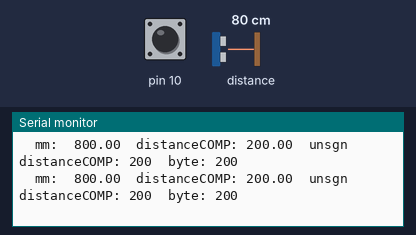
Simulated run of this sketch. Board: Arduino Uno, built with avr-gcc and run on an emulated ATmega328P. Parts: the last lines printed to the serial monitor. The inputs (shaded band) are chosen by the test bench; at power-on: distance to the obstacle 80 cm, pin 10 HIGH.

Above: at 1.2 s.
1.3 s: distance to the obstacle set to 2 cm
At 1.47 s:
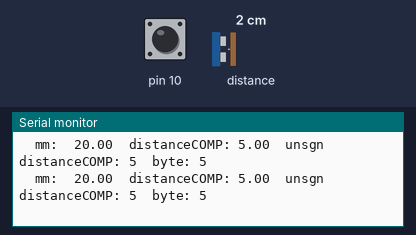
4.3 s: distance to the obstacle set to 4 cm
At 4.42 s:
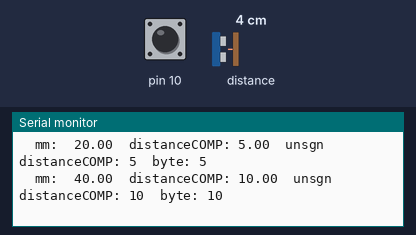
7.3 s: distance to the obstacle set to 18 cm
At 7.36 s:
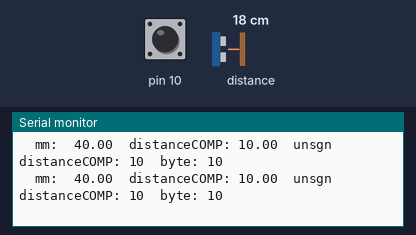
10.3 s: distance to the obstacle set to 60 cm
At 10.42 s:
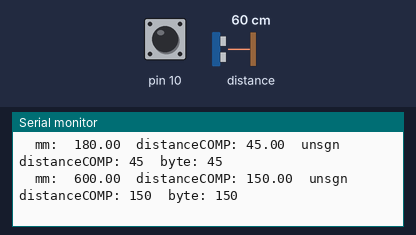
13.3 s: distance to the obstacle set to 9 cm
At 13.3 s:
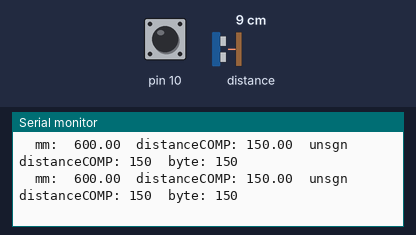
16.3 s: distance to the obstacle set to 35 cm
At 16.32 s:
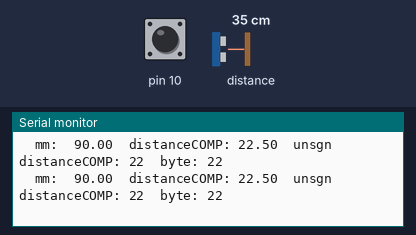
Timing chart, 0 to 19.3 s (numbered marks = the images above; inputs shaded):
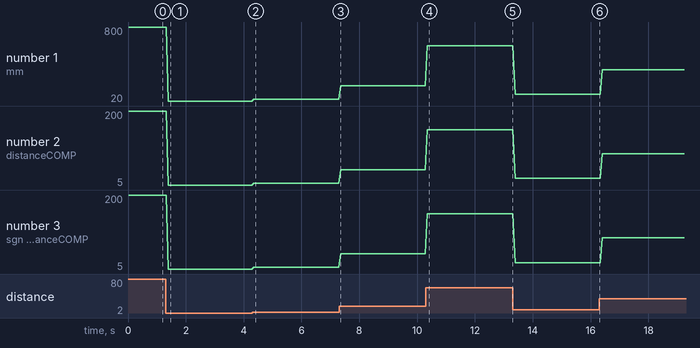

Measured:
- after the input at 1.3 s, the serial monitor: prints a new line after 0.10 s (image 1)
- after the input at 4.3 s, the serial monitor: prints a new line after 0.05 s (image 2)
- after the input at 10.3 s, the serial monitor: prints a new line after 0.05 s (image 4)
- plotted number 1: 800 → 20 after the input at 1.3 s, 20 → 40 after the input at 4.3 s, 40 → 180 after the input at 7.3 s, 180 → 600 after the input at 10.3 s, 600 → 90 after the input at 13.3 s
- plotted number 2: 200 → 5 after the input at 1.3 s, 5 → 10 after the input at 4.3 s, 10 → 45 after the input at 7.3 s, 45 → 150 after the input at 10.3 s, 150 → 22.5 after the input at 13.3 s
- plotted number 3: 200 → 5 after the input at 1.3 s, 5 → 10 after the input at 4.3 s, 10 → 45 after the input at 7.3 s, 45 → 150 after the input at 10.3 s, 150 → 22 after the input at 13.3 s

The sketch:

vl53l0xRobotSPISlave.ino
```cpp
#include "Adafruit_VL53L0X.h"
#include <SPI.h>
//Slave SPI with adafruit VL53LOX Lidar providing millimeter readings 0-1000 mm
//SPI xfer divides mm by 4, converts to unsigned integer and continuously transfers 0 to 254 unsigned byte
//The master divides by 6.35 to produce inches with a resolution of 4 mm (.15 inches)

//SPI (slave selection for Genuino UNO is pin 10, Mega pin 53)
//I2C (UNO SDA A4, SCL A5, others shown on board)


Adafruit_VL53L0X lox = Adafruit_VL53L0X();

int distance;
boolean SSlast = LOW;

void SlaveInit(void) {
  // Initialize SPI pins.
  pinMode(SCK, INPUT);
  pinMode(MOSI, INPUT);
  pinMode(MISO, INPUT);
  pinMode(SS, INPUT);
  // Enable SPI as slave.
  SPCR = (1 << SPE);
}

// SPI Transfer.
byte SPItransfer(byte value) {
  SPDR = value;
  while(!(SPSR & (1<<SPIF)));
  delay(10);
  return SPDR;
}

bool MISO_Control(){
 if (!digitalRead(SS)) {
    // Yes, first time?
    if (SSlast == HIGH) {
      // Yes, take MISO pin.
      pinMode(MISO, OUTPUT);
      // Update SSlast.
      SSlast = LOW;
    }
    return true;
  }
  else {
    // No, first time?
    if (SSlast == LOW) {
      // Yes, release MISO pin.
      pinMode(MISO, INPUT);
      //Serial.println("Slave Disabled.");
      // Update SSlast.
      SSlast = HIGH;
    }
    return false;
  }
}

void setup() {
  Serial.begin(9600);
  // wait until serial port opens for native USB devices
  while (! Serial) {
    delay(1);
  }
 // Serial.println(F("Setup"));
  if (!lox.begin()) {
   //5556 Serial.println(F("Failed to boot VL53L0X"));
    while(1);
  }
   // Initialize SPI Slave.
  SlaveInit();
   Serial.println(F("Setup complete"));
}


void loop() {
  VL53L0X_RangingMeasurementData_t measure;
  //Serial.print("Reading a measurement... ");
  lox.rangingTest(&measure, false); // pass in 'true' to get debug data printout!
  float distanceMM = measure.RangeMilliMeter;
  if(distanceMM > 1015.0) {distanceMM = 0.0;}
  float distanceCOMP = distanceMM /4.0;//range 0-1000 to 0 - 250 to fit in unsigned byte
  int idistanceCOMP = (int)distanceCOMP;
  unsigned int uidistance = (unsigned int)idistanceCOMP;
  byte udistanceBYTE = lowByte(uidistance);
  Serial.print("  mm:  ");
  Serial.print(distanceMM);
  Serial.print("  distanceCOMP: ");
  Serial.print(distanceCOMP);
  Serial.print("  unsgn distanceCOMP: ");
  Serial.print(uidistance);
  Serial.print("  byte: ");
  Serial.println(udistanceBYTE);

  if(MISO_Control()){
  byte rx = SPItransfer(udistanceBYTE);
  }
}
```
